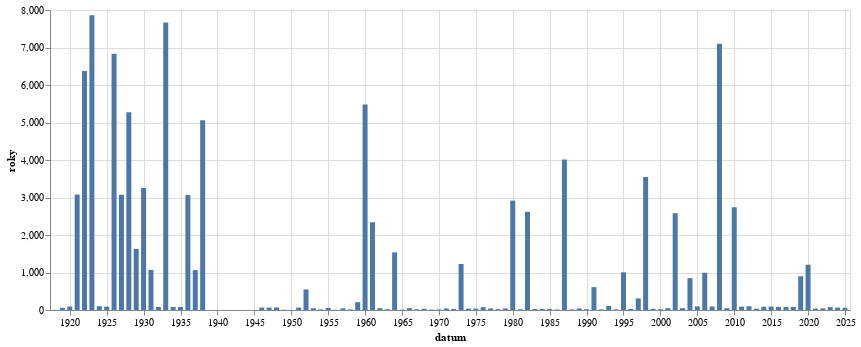

The notebook cell this image was saved under:
### Code cell
alt.Chart(
    df.drop_nulls(
    subset=["datum"]
).explode(
    "roky"
).with_columns(
    pl.col("roky") - pl.col("datum").dt.year()
).group_by_dynamic(
    index_column='datum',every='1y'
).agg(
    pl.col('roky').max()
).to_pandas(),
    width=800
).mark_bar().encode(alt.X('datum:T'),alt.Y('roky:Q'))

### Figure 1 — Vega-Lite specification as saved in the notebook (floating-point values rounded to 4 significant figures)
{"config": {"view": {"continuousWidth": 300, "continuousHeight": 300}}, "data": {"name": "data-f2c27eed380e1ff96592cea74601197a"}, "mark": {"type": "bar"}, "encoding": {"x": {"field": "datum", "type": "temporal"}, "y": {"field": "roky", "type": "quantitative"}}, "width": 800, "$schema": "https://vega.github.io/schema/vega-lite/v5.8.0.json", "datasets": {"data-f2c27eed380e1ff96592cea74601197a": [{"datum": "1918-01-01T00:00:00", "roky": 4}, {"datum": "1919-01-01T00:00:00", "roky": 57}, {"datum": "1920-01-01T00:00:00", "roky": 91}, {"datum": "1921-01-01T00:00:00", "roky": 3079}, {"datum": "1922-01-01T00:00:00", "roky": 6375}, {"datum": "1923-01-01T00:00:00", "roky": 7857}, {"datum": "1924-01-01T00:00:00", "roky": 100}, {"datum": "1925-01-01T00:00:00", "roky": 90}, {"datum": "1926-01-01T00:00:00", "roky": 6834}, {"datum": "1927-01-01T00:00:00", "roky": 3073}, {"datum": "1928-01-01T00:00:00", "roky": 5272}, {"datum": "1929-01-01T00:00:00", "roky": 1627}, {"datum": "1930-01-01T00:00:00", "roky": 3254}, {"datum": "1931-01-01T00:00:00", "roky": 1069}, {"datum": "1932-01-01T00:00:00", "roky": 80}, {"datum": "1933-01-01T00:00:00", "roky": 7667}, {"datum": "1934-01-01T00:00:00", "roky": 82}, {"datum": "1935-01-01T00:00:00", "roky": 80}, {"datum": "1936-01-01T00:00:00", "roky": 3064}, {"datum": "1937-01-01T00:00:00", "roky": 1063}, {"datum": "1938-01-01T00:00:00", "roky": 5059}, {"datum": "1945-01-01T00:00:00", "roky": 1}, {"datum": "1946-01-01T00:00:00", "roky": 65}, {"datum": "1947-01-01T00:00:00", "roky": 65}, {"datum": "1948-01-01T00:00:00", "roky": 68}, {"datum": "1949-01-01T00:00:00", "roky": 7}, {"datum": "1950-01-01T00:00:00", "roky": 3}, {"datum": "1951-01-01T00:00:00", "roky": 64}, {"datum": "1952-01-01T00:00:00", "roky": 548}, {"datum": "1953-01-01T00:00:00", "roky": 46}, {"datum": "1954-01-01T00:00:00", "roky": 16}, {"datum": "1955-01-01T00:00:00", "roky": 55}, {"datum": "1956-01-01T00:00:00", "roky": 6}, {"datum": "1957-01-01T00:00:00", "roky": 43}, {"datum": "1958-01-01T00:00:00", "roky": 17}, {"datum": "1959-01-01T00:00:00", "roky": 209}, {"datum": "1960-01-01T00:00:00", "roky": 5482}, {"datum": "1961-01-01T00:00:00", "roky": 2339}, {"datum": "1962-01-01T00:00:00", "roky": 50}, {"datum": "1963-01-01T00:00:00", "roky": 20}, {"datum": "1964-01-01T00:00:00", "roky": 1536}, {"datum": "1965-01-01T00:00:00", "roky": 10}, {"datum": "1966-01-01T00:00:00", "roky": 49}, {"datum": "1967-01-01T00:00:00", "roky": 18}, {"datum": "1968-01-01T00:00:00", "roky": 32}, {"datum": "1969-01-01T00:00:00", "roky": 12}, {"datum": "1970-01-01T00:00:00", "roky": 15}, {"datum": "1971-01-01T00:00:00", "roky": 41}, {"datum": "1972-01-01T00:00:00", "roky": 28}, {"datum": "1973-01-01T00:00:00", "roky": 1227}, {"datum": "1974-01-01T00:00:00", "roky": 36}, {"datum": "1975-01-01T00:00:00", "roky": 38}, {"datum": "1976-01-01T00:00:00", "roky": 74}, {"datum": "1977-01-01T00:00:00", "roky": 43}, {"datum": "1978-01-01T00:00:00", "roky": 22}, {"datum": "1979-01-01T00:00:00", "roky": 41}, {"datum": "1980-01-01T00:00:00", "roky": 2916}, {"datum": "1981-01-01T00:00:00", "roky": 19}, {"datum": "1982-01-01T00:00:00", "roky": 2618}, {"datum": "1983-01-01T00:00:00", "roky": 27}, {"datum": "1984-01-01T00:00:00", "roky": 26}, {"datum": "1985-01-01T00:00:00", "roky": 25}, {"datum": "1986-01-01T00:00:00", "roky": 14}, {"datum": "1987-01-01T00:00:00", "roky": 4013}, {"datum": "1988-01-01T00:00:00", "roky": 17}, {"datum": "1989-01-01T00:00:00", "roky": 41}, {"datum": "1990-01-01T00:00:00", "roky": 20}, {"datum": "1991-01-01T00:00:00", "roky": 609}, {"datum": "1992-01-01T00:00:00", "roky": 18}, {"datum": "1993-01-01T00:00:00", "roky": 107}, {"datum": "1994-01-01T00:00:00", "roky": 17}, {"datum": "1995-01-01T00:00:00", "roky": 1005}, {"datum": "1996-01-01T00:00:00", "roky": 29}, {"datum": "1997-01-01T00:00:00", "roky": 309}, {"datum": "1998-01-01T00:00:00", "roky": 3546}, {"datum": "1999-01-01T00:00:00", "roky": 31}, {"datum": "2000-01-01T00:00:00", "roky": 20}, {"datum": "2001-01-01T00:00:00", "roky": 49}, {"datum": "2002-01-01T00:00:00", "roky": 2581}, {"datum": "2003-01-01T00:00:00", "roky": 50}, {"datum": "2004-01-01T00:00:00", "roky": 850}, {"datum": "2005-01-01T00:00:00", "roky": 95}, {"datum": "2006-01-01T00:00:00", "roky": 994}, {"datum": "2007-01-01T00:00:00", "roky": 93}, {"datum": "2008-01-01T00:00:00", "roky": 7103}, {"datum": "2009-01-01T00:00:00", "roky": 48}, {"datum": "2010-01-01T00:00:00", "roky": 2740}, {"datum": "2011-01-01T00:00:00", "roky": 89}, {"datum": "2012-01-01T00:00:00", "roky": 100}, {"datum": "2013-01-01T00:00:00", "roky": 34}, {"datum": "2014-01-01T00:00:00", "roky": 86}, {"datum": "2015-01-01T00:00:00", "roky": 91}, {"datum": "2016-01-01T00:00:00", "roky": 84}, {"datum": "2017-01-01T00:00:00", "roky": 83}, {"datum": "2018-01-01T00:00:00", "roky": 82}, {"datum": "2019-01-01T00:00:00", "roky": 900}, {"datum": "2020-01-01T00:00:00", "roky": 1207}, {"datum": "2021-01-01T00:00:00", "roky": 37}, {"datum": "2022-01-01T00:00:00", "roky": 43}, {"datum": "2023-01-01T00:00:00", "roky": 77}, {"datum": "2024-01-01T00:00:00", "roky": 64}, {"datum": "2025-01-01T00:00:00", "roky": 59}]}}
